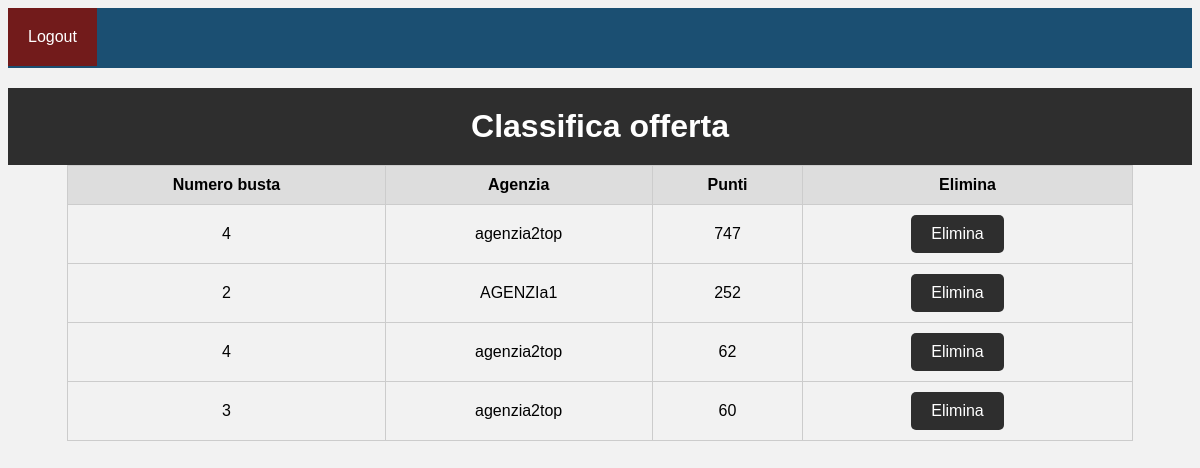
Screenshot of /classifica.php?cig=2 (signed in) with the database file from the repository.
### tables this page shows
CREATE TABLE `offerta` (
  `idofferta` int(11) NOT NULL,
  `nBusta` varchar(255) DEFAULT NULL,
  `idagenzia` int(11) DEFAULT NULL,
  `prezzo` decimal(10,0) DEFAULT NULL,
  `stelle` int(11) DEFAULT NULL,
  `nAlunni` int(11) DEFAULT NULL,
  `posizione` varchar(255) DEFAULT NULL,
  `mezzi` varchar(255) DEFAULT NULL,
  `ristorante` varchar(255) DEFAULT NULL,
  `servizioRistorante` varchar(255) DEFAULT NULL,
  `treno` varchar(255) DEFAULT NULL,
  `bus` varchar(255) DEFAULT NULL,
  `punti` varchar(255) DEFAULT NULL,
  `cig` int(11) NOT NULL
);

CREATE TABLE `agenzia` (
  `idagenzia` int(11) NOT NULL,
  `nome` varchar(255) DEFAULT NULL,
  `indirizzo` varchar(255) DEFAULT NULL,
  `iso` varchar(255) DEFAULT NULL,
  `esperienza` varchar(255) DEFAULT NULL,
  `rc` tinyint(1) DEFAULT 0,
  `annullamento` tinyint(1) DEFAULT 0
);

### classifica.php (the view, shortened to what this page needs)
<!DOCTYPE html>
<html>
<head>
    <link rel="stylesheet" href="style/menu.css">
</head>
<body>
    <div class="navbar">
        <div class="logout">
            <a href="backend/logout.php">Logout</a>
        </div>
    </div>
    <div class="header">
        <h1>Classifica offerta</h1>
    </div>
    <div class="container">
        <table>
            <tr>
                <th>Numero busta</th>
                <th>Agenzia</th>
                <th>Punti</th>
                <th>Elimina</th>
            </tr>
            <?php
            require 'backend/dbconfig.php';
            $conn = mysqli_connect($host, $user, $pass, $dbname);
            $cig = $_GET['cig'];
            $sql = "SELECT * FROM offerta WHERE cig='$cig' ORDER BY cast(punti as int) DESC";
            $query = mysqli_query($conn, $sql);
            while ($row = mysqli_fetch_array($query)) {
                $id = $row["idagenzia"];
                $sqlA = "SELECT nome FROM agenzia WHERE idagenzia='$id'";
                $queryA = mysqli_query($conn, $sqlA);
            ?>
                <tr>
                    <td><?php echo $row['nBusta']; ?></td>
                    <td><?php echo mysqli_fetch_array($queryA)["nome"]; ?></td>
                    <td><?php echo $row['punti']; ?></td>
                    <td class="gestione">
                        <div class="form-container-td">
                            <form action="backend/elimina_offerta.php" method="post">
                                <input type="submit" value="Elimina" class="delete-btn" onclick="return confirm('Sei sicuro di voler eliminare questa offerta?');">
                            </form>
                        </div>
                    </td>
                </tr>
            <?php
            }
            ?>
        </table>
    </div>
</body>
</html>

### style/menu.css (style rules this page uses)
body { font-family: Arial, sans-serif; background-color: #F2F2F2; }
.header { background-color: #2E2E2E; color: #FFF; padding: 20px; text-align: center; }
.header h1 { font-size: 32px; margin: 0; }
.container { display: flex; flex-wrap: wrap; justify-content: center; align-items: center; }
input[type="submit"] { padding: 10px 20px; background-color: #2E2E2E; color: #FFF; border-radius: 5px; border: 0; font-size: 16px; cursor: pointer; }
.delete-btn { display: inline-block; padding: 12px 24px; border-radius: 5px; text-decoration: none; color: #fff; transition: all 0.3s ease; margin-right: 20px; background-color: #f44336; }
.form-container-td { display: inline-block; }
table { width: 90%; text-align: center; border-collapse: collapse; }
th, td { border: 1px solid #cccccc; padding: 10px; }
th { background-color: #dddddd; }
.gestione { text-align: center; vertical-align: middle; }
.navbar { overflow: hidden; background-color: #1b4f72; font-family: Arial, Helvetica, sans-serif; height: 60px; margin-bottom: 20px; justify-content: space-between; }
.navbar a { float: left; color: white; text-align: center; padding: 20px; text-decoration: none; }
.logout a { background-color: #721b1b; }

### rows the page displays
offerta: nBusta "4", idagenzia.nome "agenzia2top", punti "747"
offerta: nBusta "2", idagenzia.nome "AGENZIa1", punti "252"
offerta: nBusta "4", idagenzia.nome "agenzia2top", punti "62"
offerta: nBusta "3", idagenzia.nome "agenzia2top", punti "60"
